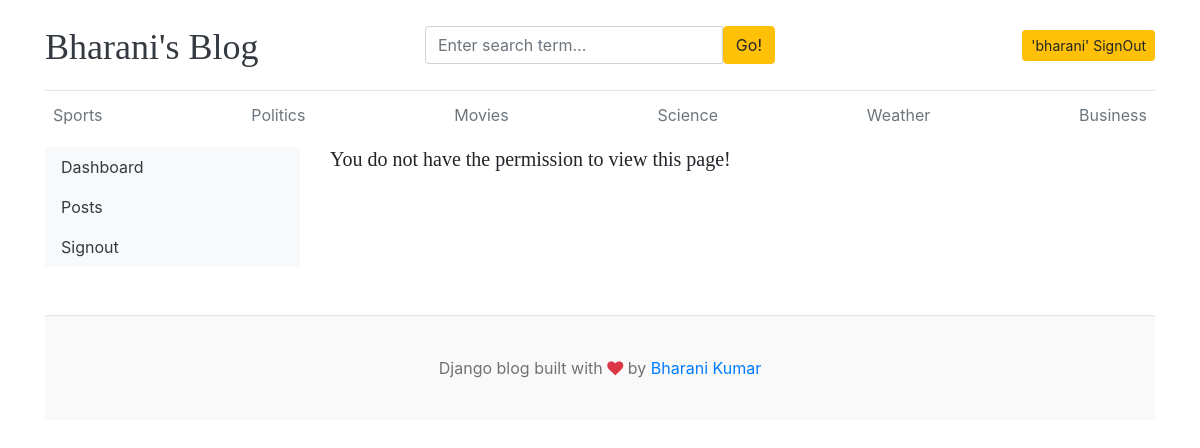
Page /dashboard/users/edit/1/ on the committed database.
### blogs/models.py (models this page shows, shortened)
class Category(models.Model):
    category_name = models.CharField(max_length=50, unique=True)
    created_At = models.DateTimeField(auto_now_add=True)
    updated_At = models.DateTimeField(auto_now=True)
    class Meta:
        verbose_name_plural = 'categories'

### dashboards/views.py (the view)
# urls.py: path('users/edit/<int:pk>/', views.edit_user, name='edit_user'),
def edit_user(request, pk):
    user = get_object_or_404(User, pk=pk)
    if request.method == 'POST':
        form = EditUserForm(request.POST, instance=user)
        if form.is_valid():
            form.save()
            return redirect('users')
    form = EditUserForm(instance=user)
    context = {
        'form' : form,
        'user' : user,
    }
    return render(request, 'dashboard/edit_user.html', context)

### dashboards/forms.py
class EditUserForm(forms.ModelForm):
    class Meta:
        model = User
        fields = ('username', 'email', 'first_name', 'last_name', 'is_active', 'is_staff', 'is_superuser', 'groups', 'user_permissions')

### blogs/context_processors.py (called while the page is built)
def get_categories(request):
    categories = Category.objects.all()
    return dict(categories=categories)

def get_socialLinks(request):
    links = SocialLink.objects.all()
    return dict(links=links)

### templates/dashboard/edit_user.html (shortened to what this page needs)
{% extends 'base.html' %}
{% block content %}
<div class="row">
    {% include 'dashboard/sidebar.html' %}
    {% load crispy_forms_tags %}
    <div class="col-md-9">
        {% if perms.auth.add_user %}
        <p><h2>Edit User</h2></p>
        <form action="#" method="POST">
            {% csrf_token %}
            {{ form | crispy}}
            <button type="submit" class="btn btn-warning" style="float: inline-end;">Add</button>
        </form>
        {% else %}
            <h5>You do not have the permission to view this page!</h5>
        {% endif %}
    </div>
</div>
{% endblock %}

### templates/base.html (shortened to what this page needs)
{% load static %}
<!DOCTYPE html>
<html lang="en">
<head>
    <link href="https://getbootstrap.com/docs/4.0/dist/css/bootstrap.min.css" rel="stylesheet">
    <link href="{% static 'css/blog.css' %}" rel="stylesheet">
    <link rel="stylesheet" href="https://cdnjs.cloudflare.com/ajax/libs/font-awesome/4.7.0/css/font-awesome.min.css">
  </head>
<body>
    <div class="container">
      <header class="blog-header py-3">
        <div class="row flex-nowrap justify-content-between align-items-center">
          <div class="col-4 pt-1">
            <a class="blog-header-logo text-dark" href="{% url 'home' %}">Bharani's Blog</a>
          </div>
          <div class="col-4">
            <form action="{% url 'search' %}" method="GET">
              <div class="input-group">
                <input class="form-control" type="text" name="keyword" value="{{keyword}}" placeholder="Enter search term..." aria-label="Enter search term..." aria-describedby="button-search" />
                <button type="submit" class="btn btn-warning" id="button-search" type="button">Go!</button>
            </div>
            </form>
          </div>
          <div class="col-4 d-flex justify-content-end align-items-center">
            {% if not user.is_authenticated %}
            <a class="btn btn-sm btn-warning" href="{% url 'signin' %}">Signin</a> &nbsp;
            <a class="btn btn-sm btn-outline-secondary" href="{% url 'registration' %}">Register</a>
            {% else %}
            <span><a href="{% url 'signout' %}" class="btn btn-sm btn-warning">'{{ user }}' SignOut</a></span>
            {% endif %}
          </div>
        </div>
      </header>
      <div class="nav-scroller py-1 mb-2">
        <nav class="nav d-flex justify-content-between">
          {% for cat in categories%}
          <a class="p-2 text-muted" href="{% url 'posts_by_category' cat.id %}">{{cat.category_name}}</a>
          {% endfor %}
        </nav>
      </div>
{% block content %}
{% endblock %}
<footer class="blog-footer">
    <p>Django blog built with <i class="fa fa-heart text-danger "></i> by <a href="#">Bharani Kumar</a></p>
  </footer>
  </body>
  </html>

### static/css/blog.css (style rules this page uses)
.blog-header { border-bottom: 1px solid #e5e5e5; }
.blog-header-logo { font-family: "Playfair Display", Georgia, "Times New Roman", serif; font-size: 2.25rem; }
h1, h2, h3, h4, h5, h6 { font-family: "Playfair Display", Georgia, "Times New Roman", serif; }
.blog-footer { padding: 2.5rem 0; color: #727272; text-align: center; background-color: #f9f9f9; border-top: .05rem solid #e5e5e5; }
.blog-footer p:last-child { margin-bottom: 0; }

### rows in the picture
Category: category_name "Sports"
Category: category_name "Politics"
Category: category_name "Movies"
Category: category_name "Science"
Category: category_name "Weather"
Category: category_name "Business"

### other values in the picture
{{ user }} "bharani"
